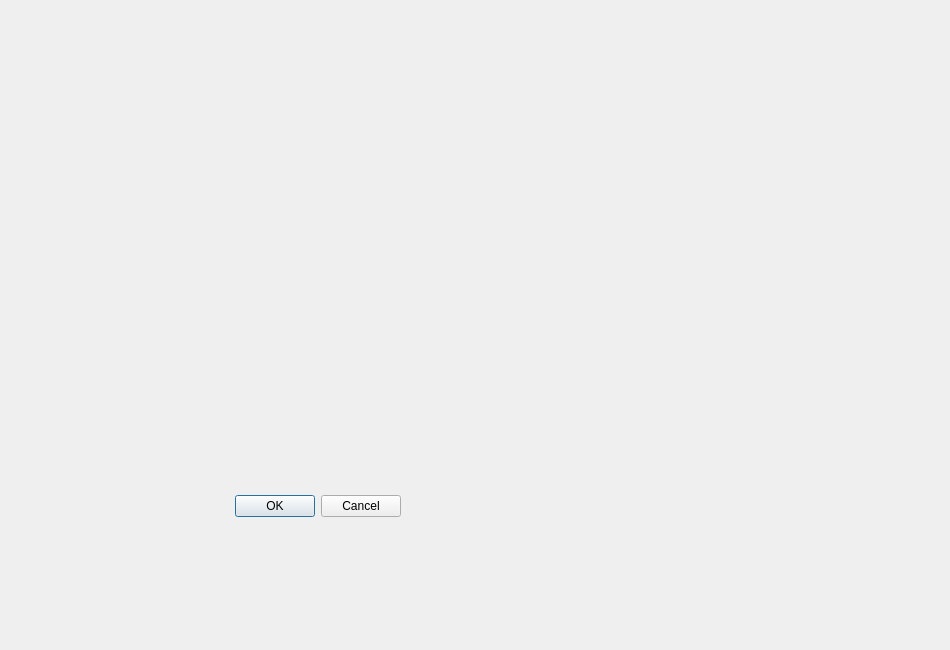
<?xml version="1.0" encoding="UTF-8"?>
<ui version="4.0">
 <class>DayKLineDialog</class>
 <widget class="QDialog" name="DayKLineDialog">
  <property name="geometry">
   <rect>
    <x>0</x>
    <y>0</y>
    <width>950</width>
    <height>650</height>
   </rect>
  </property>
  <property name="windowTitle">
   <string>Dialog</string>
  </property>
  <widget class="QDialogButtonBox" name="buttonBox">
   <property name="geometry">
    <rect>
     <x>60</x>
     <y>490</y>
     <width>341</width>
     <height>32</height>
    </rect>
   </property>
   <property name="orientation">
    <enum>Qt::Horizontal</enum>
   </property>
   <property name="standardButtons">
    <set>QDialogButtonBox::Cancel|QDialogButtonBox::Ok</set>
   </property>
  </widget>
 </widget>
 <resources/>
 <connections>
  <connection>
   <sender>buttonBox</sender>
   <signal>accepted()</signal>
   <receiver>DayKLineDialog</receiver>
   <slot>accept()</slot>
   <hints>
    <hint type="sourcelabel">
     <x>248</x>
     <y>254</y>
    </hint>
    <hint type="destinationlabel">
     <x>157</x>
     <y>274</y>
    </hint>
   </hints>
  </connection>
  <connection>
   <sender>buttonBox</sender>
   <signal>rejected()</signal>
   <receiver>DayKLineDialog</receiver>
   <slot>reject()</slot>
   <hints>
    <hint type="sourcelabel">
     <x>316</x>
     <y>260</y>
    </hint>
    <hint type="destinationlabel">
     <x>286</x>
     <y>274</y>
    </hint>
   </hints>
  </connection>
 </connections>
</ui>
